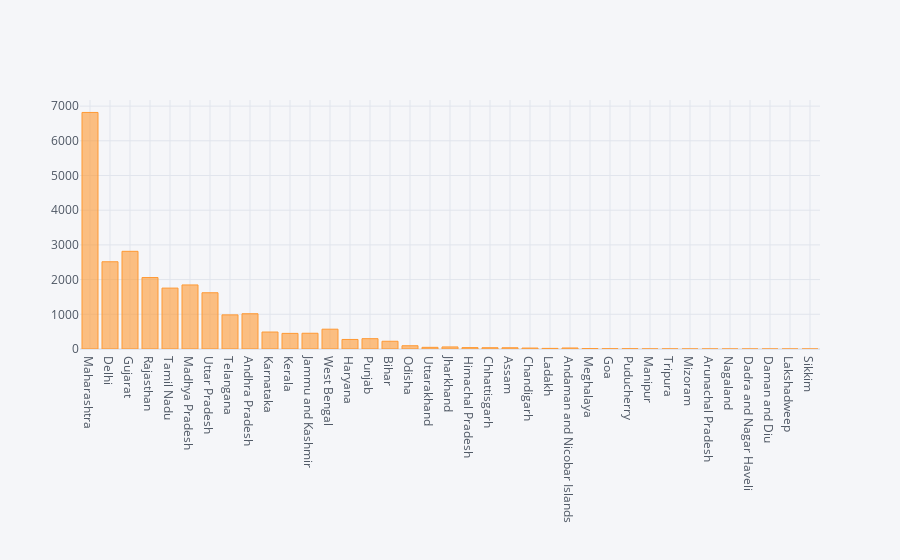

Notebook code cell kept with this figure:
### Code cell
## Visulization unsing plotly
df.iplot(kind='bar',x='State',y='Confirmed')

### Figure 1 — Plotly figure (JSON) as saved in the notebook; plotly's stock layout.template omitted (floating-point values rounded to 4 significant figures)
{"data": [{"marker": {"color": "rgba(255, 153, 51, 0.6)", "line": {"color": "rgba(255, 153, 51, 1.0)", "width": 1}}, "name": "Confirmed", "orientation": "v", "text": "", "type": "bar", "x": ["Maharashtra", "Delhi", "Gujarat", "Rajasthan", "Tamil Nadu", "Madhya Pradesh", "Uttar Pradesh", "Telangana", "Andhra Pradesh", "Karnataka", "Kerala", "Jammu and Kashmir", "West Bengal", "Haryana", "Punjab", "Bihar", "Odisha", "Uttarakhand", "Jharkhand", "Himachal Pradesh", "Chhattisgarh", "Assam", "Chandigarh", "Ladakh", "Andaman and Nicobar Islands", "Meghalaya", "Goa", "Puducherry", "Manipur", "Tripura", "Mizoram", "Arunachal Pradesh", "Nagaland", "Dadra and Nagar Haveli", "Daman and Diu", "Lakshadweep", "Sikkim"], "y": [6817, 2514, 2815, 2059, 1755, 1846, 1621, 983, 1016, 489, 450, 454, 571, 275, 298, 223, 94, 48, 59, 40, 37, 36, 27, 18, 29, 12, 7, 7, 2, 2, 1, 1, 0, 0, 0, 0, 0]}], "layout": {"legend": {"bgcolor": "#F5F6F9", "font": {"color": "#4D5663"}}, "paper_bgcolor": "#F5F6F9", "plot_bgcolor": "#F5F6F9", "title": {"font": {"color": "#4D5663"}}, "xaxis": {"gridcolor": "#E1E5ED", "showgrid": true, "tickfont": {"color": "#4D5663"}, "title": {"font": {"color": "#4D5663"}, "text": ""}, "zerolinecolor": "#E1E5ED"}, "yaxis": {"gridcolor": "#E1E5ED", "showgrid": true, "tickfont": {"color": "#4D5663"}, "title": {"font": {"color": "#4D5663"}, "text": ""}, "zerolinecolor": "#E1E5ED"}}}
